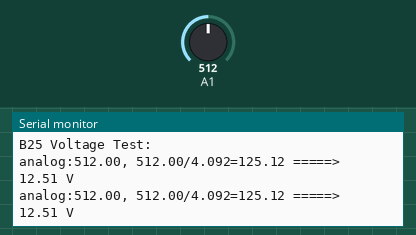
The sketch below on a simulated Arduino Uno, built with avr-gcc and run on an emulated ATmega328P. Shown: the last lines printed to the serial monitor. The test bench sets the inputs (shaded band); at power-on: A1 = 512.

Above: at 1.8 s.
1.9 s: A1 set to 716
At 2.8 s:
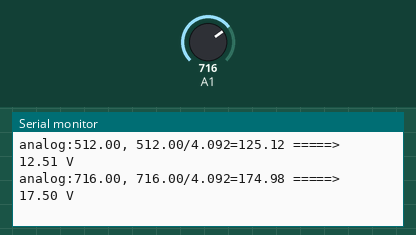
3.4 s: A1 set to 900
At 4.8 s:
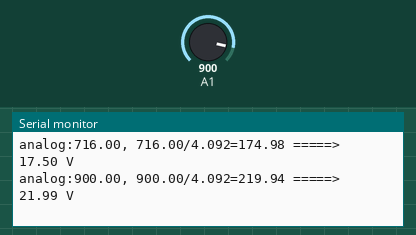
Timing chart, 0 to 6.4 s (numbered marks = the images above; inputs shaded):
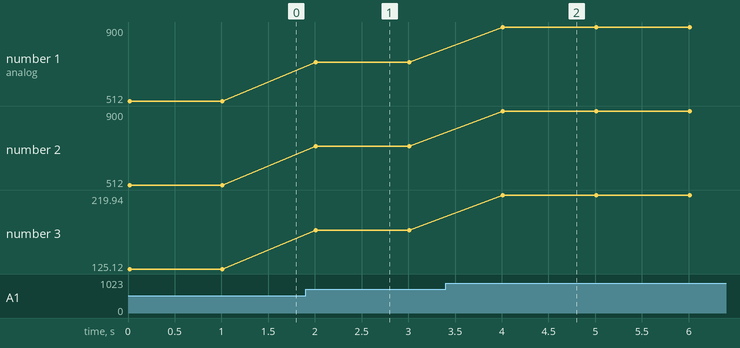

Measured:
- after the input at 1.9 s, the serial monitor: prints a new line after 0.11 s (image 1)
- after the input at 3.4 s, the serial monitor: prints a new line after 0.61 s (image 2)
- plotted number 1: 512 → 716 after the input at 1.9 s, 716 → 900 after the input at 3.4 s
- plotted number 2: 512 → 716 after the input at 1.9 s, 716 → 900 after the input at 3.4 s
- plotted number 3: 125.12 → 174.98 after the input at 1.9 s, 174.98 → 219.94 after the input at 3.4 s

The sketch:

basic_test.ino
```cpp
/* B25 Voltage Sensor DC0~25V [B125] : http://rdiot.tistory.com/250 [RDIoT Demo] */
#include <Wire.h>

float val1;
float val2;

void setup()
{
  Serial.begin(9600);
  Serial.println("B25 Voltage Test: ");
}

void loop()
{
  float temp;
  val1=analogRead(1);
  temp=val1/4.092;

  Serial.print("analog:"+(String)val1+", "+(String)val1+"/4.092="+(String)temp);

  val1=temp;
  val2=((val1)*10)/100;

  Serial.println(" =====> "+(String)val2+" V");
  delay(1000);
}
```
